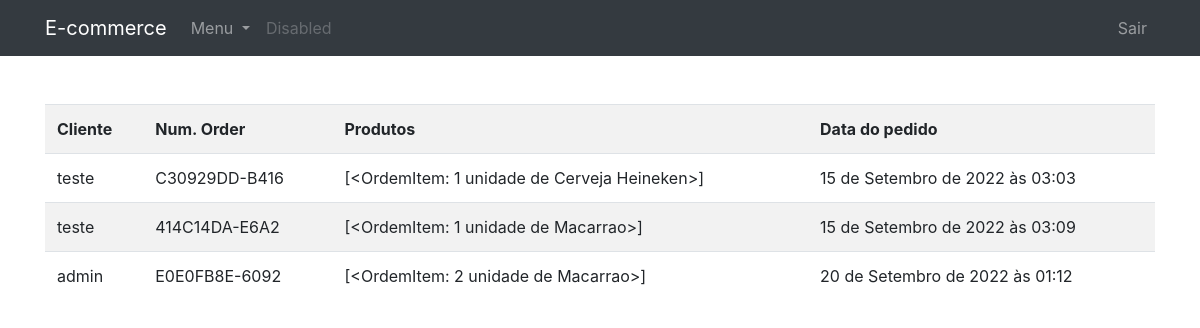
/portal/ (signed in), run on the app's committed database.
### produtos/models.py (models this page shows, shortened)
class Ordem(models.Model):
    user = models.ForeignKey(
        CustomUser, on_delete=models.SET_NULL, blank=True, null=True
    )
    order_date = models.DateTimeField(auto_now_add=True, null=True, blank=True)
    ordered = models.BooleanField(default=False, null=True, blank=True)
    number_order = models.CharField(max_length=14, default=random_number, unique=True)
    supermarket = models.ForeignKey(
        Lojista, on_delete=models.SET_NULL, blank=True, null=True
    )
    def produtos(self):
        return list(OrdemItem.objects.filter(order__id=self.id))

class OrdemItem(models.Model):
    product = models.ForeignKey(
        Produto, on_delete=models.SET_NULL, blank=True, null=True
    )
    order = models.ForeignKey(Ordem, on_delete=models.SET_NULL, blank=True, null=True)
    quantity = models.IntegerField(default=0, null=True, blank=True)
    data_add = models.DateTimeField(auto_now_add=True, null=True, blank=True)
    def __str__(self):
        return f"{self.quantity} unidade de {self.product}"

class Produto(models.Model):
    name = models.CharField(max_length=70)
    price = models.FloatField()
    qnt_stock = models.IntegerField()
    sold = models.IntegerField()
    category = models.ForeignKey(Categoria, on_delete=models.CASCADE)
    description = models.TextField(default="", blank=True, null=True)
    slug = models.SlugField(max_length=250, null=True, blank=True)
    image = models.ImageField(upload_to="products/%Y/%m/%d", blank=True, null=True)
    expiration_date = models.DateField(null=True, blank=True)
    supermarket = models.ForeignKey(
        Lojista,
        on_delete=models.SET_NULL,
        blank=True,
        null=True,
    )
    class Meta:
        ordering = ["expiration_date"]
    def __str__(self):
        return self.name

### users/models.py (models this page shows)
class CustomUser(AbstractUser):
    class Role(models.TextChoices):
        SUPERMARKET = "SUPERMARKET", _("Supermarket")
        CLIENT = "CLIENT", _("Client")
    role = models.CharField(max_length=50, choices=Role.choices)
    def __str__(self):
        return self.username

### lojista/views.py (the view)
# urls.py: path("", MinhasOrdens.as_view(), name="minhas_ordens"),
class MinhasOrdens(SupermarketUserMixin, ListView):
    model = Ordem
    template_name = "lojista/minhas_ordens.html"
    context_object_name = "orders"
    def get_queryset(self):
        qs = super().get_queryset()
        return qs.filter(supermarket__supermarket=self.request.user)

### lojista/views.py (called while the page is built)
    def test_func(self):
        if self.request.user.is_authenticated:
            print("entrou")
            print(self.request.user.role)
            return (
                self.request.user.role == "SUPERMARKET"
                or self.request.user.is_superuser
            )

### templates/lojista/minhas_ordens.html
{% extends 'base-portal.html' %}
{% block content %}
<table class="table table-striped">
    <tr>
        <th>Cliente</th>
        <th>Num. Order</th>
        <th>Produtos</th>
        <th>Data do pedido</th>
    </tr>
    {% for order in orders %}
        <tr>
            <td>{{order.user}}</td>
            <td>{{order.number_order}}</td>
            <td>{{order.produtos}}</td>
            <td>{{order.order_date}}</td>
        </tr>
    {% endfor %}
</table>
{% endblock %}

### data on the page
Ordem: user "teste", number_order "C30929DD-B416", produtos "[<OrdemItem: 1 unidade de Cerveja Heineken>]", order_date "15 de Setembro de 2022 às 03:03"
Ordem: user "teste", number_order "414C14DA-E6A2", produtos "[<OrdemItem: 1 unidade de Macarrao>]", order_date "15 de Setembro de 2022 às 03:09"
Ordem: user "admin", number_order "E0E0FB8E-6092", produtos "[<OrdemItem: 2 unidade de Macarrao>]", order_date "20 de Setembro de 2022 às 01:12"
